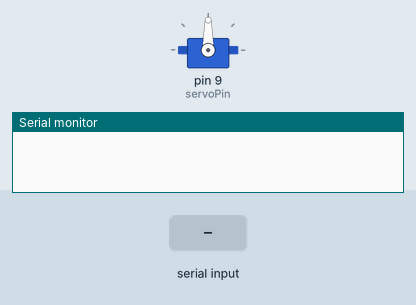
The sketch below on a simulated Arduino Uno, built with avr-gcc and run on an emulated ATmega328P. Shown: servo, the last lines printed to the serial monitor. Inputs (shaded band) come from the test bench.

Above: at 1.2 s.
1.3 s: "TIMER_DONE\n" received over Serial
At 2.48 s:
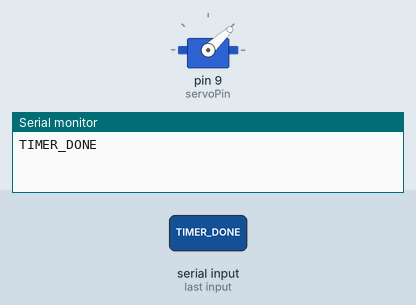
4.3 s: "1\n" received over Serial
At 6.3 s:
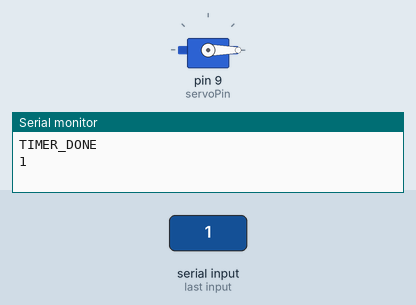
Timing chart, 0 to 7.8 s (numbered marks = the images above; inputs shaded):
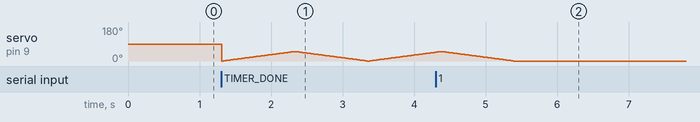

Measured:
- by itself, servo on pin 9 (servoPin): rises from 46° to 50° in 0.06 s, then falls to 0° in 1.0 s

The sketch:

move-arm.ino
```cpp
#include <Servo.h>

Servo shoulderServo;
// Create a Servo object
int servoPin = 9;     // Pin the servo is attached to
int minAngle = 0;     // Min angle (servo position)
int maxAngle = 50;    // Max angle (servo position)
int stepDelay = 20;     //

void setup() {
    Serial.begin(9600);
    shoulderServo.attach(servoPin);
}

void loop() {
    if (Serial.available()) {
        String message = Serial.readStringUntil('\n');  //read data from computer
         Serial.println(message);

        if (message == "TIMER_DONE") {
            moveServo();  // move when gets signal
        }
    }
}

// move arm back and forth
void moveServo() {
    for (int pos = minAngle; pos <= maxAngle; pos++) {
        shoulderServo.write(pos);
        delay(stepDelay);
    }
    for (int pos = maxAngle; pos >= minAngle; pos--) {
        shoulderServo.write(pos);
        delay(stepDelay);
    }

    for (int pos = minAngle; pos <= maxAngle; pos++) {
        shoulderServo.write(pos);
        delay(stepDelay);
    }
    for (int pos = maxAngle; pos >= minAngle; pos--) {
        shoulderServo.write(pos);
        delay(stepDelay);
    }
}
```
